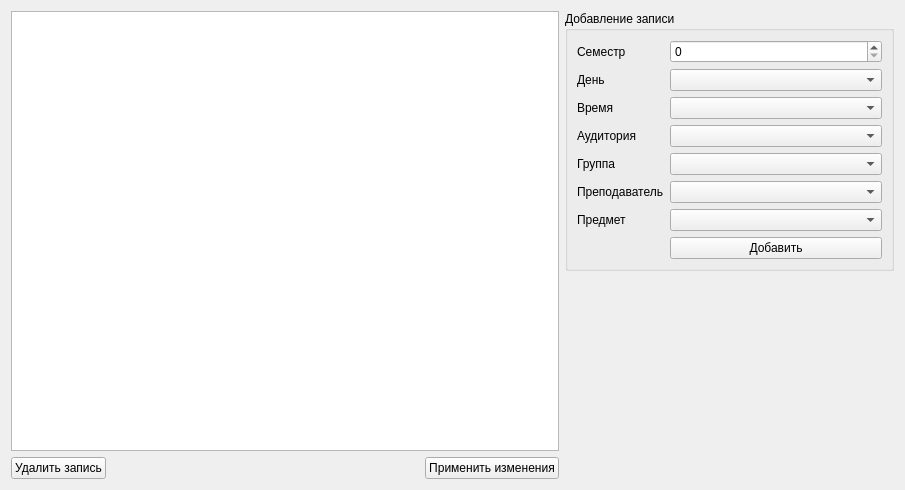
<?xml version="1.0" encoding="UTF-8"?>
<ui version="4.0">
 <class>TimetableEditWidget</class>
 <widget class="QWidget" name="TimetableEditWidget">
  <property name="geometry">
   <rect>
    <x>0</x>
    <y>0</y>
    <width>905</width>
    <height>490</height>
   </rect>
  </property>
  <property name="windowTitle">
   <string>Form</string>
  </property>
  <layout class="QHBoxLayout" name="horizontalLayout_2" stretch="5,3">
   <item>
    <layout class="QVBoxLayout" name="verticalLayout_2">
     <item>
      <widget class="QTableView" name="tableView"/>
     </item>
     <item>
      <layout class="QHBoxLayout" name="horizontalLayout">
       <item>
        <widget class="QPushButton" name="removePushButton">
         <property name="text">
          <string>Удалить запись</string>
         </property>
        </widget>
       </item>
       <item>
        <spacer name="horizontalSpacer">
         <property name="orientation">
          <enum>Qt::Horizontal</enum>
         </property>
         <property name="sizeHint" stdset="0">
          <size>
           <width>40</width>
           <height>20</height>
          </size>
         </property>
        </spacer>
       </item>
       <item>
        <widget class="QPushButton" name="applyPushButton">
         <property name="text">
          <string>Применить изменения</string>
         </property>
        </widget>
       </item>
      </layout>
     </item>
    </layout>
   </item>
   <item>
    <layout class="QVBoxLayout" name="verticalLayout" stretch="1,3">
     <item>
      <widget class="QGroupBox" name="groupBox">
       <property name="title">
        <string>Добавление записи</string>
       </property>
       <layout class="QFormLayout" name="formLayout">
        <item row="0" column="0">
         <widget class="QLabel" name="semesterLabel">
          <property name="text">
           <string>Семестр</string>
          </property>
         </widget>
        </item>
        <item row="1" column="0">
         <widget class="QLabel" name="dayLabel">
          <property name="text">
           <string>День</string>
          </property>
         </widget>
        </item>
        <item row="2" column="0">
         <widget class="QLabel" name="timeLabel">
          <property name="text">
           <string>Время</string>
          </property>
         </widget>
        </item>
        <item row="2" column="1">
         <widget class="QComboBox" name="timeComboBox"/>
        </item>
        <item row="3" column="0">
         <widget class="QLabel" name="audienceLabel">
          <property name="text">
           <string>Аудитория</string>
          </property>
         </widget>
        </item>
        <item row="0" column="1">
         <widget class="QSpinBox" name="semesterSpinBox"/>
        </item>
        <item row="4" column="0">
         <widget class="QLabel" name="groupLabel">
          <property name="text">
           <string>Группа</string>
          </property>
         </widget>
        </item>
        <item row="5" column="0">
         <widget class="QLabel" name="teacherLabel">
          <property name="text">
           <string>Преподаватель</string>
          </property>
         </widget>
        </item>
        <item row="3" column="1">
         <widget class="QComboBox" name="audienceComboBox"/>
        </item>
        <item row="1" column="1">
         <widget class="QComboBox" name="dayComboBox"/>
        </item>
        <item row="4" column="1">
         <widget class="QComboBox" name="groupComboBox"/>
        </item>
        <item row="7" column="1">
         <widget class="QPushButton" name="addPushButton">
          <property name="text">
           <string>Добавить</string>
          </property>
         </widget>
        </item>
        <item row="5" column="1">
         <widget class="QComboBox" name="teacherComboBox"/>
        </item>
        <item row="6" column="1">
         <widget class="QComboBox" name="subjectComboBox"/>
        </item>
        <item row="6" column="0">
         <widget class="QLabel" name="subjectLabel">
          <property name="text">
           <string>Предмет</string>
          </property>
         </widget>
        </item>
       </layout>
      </widget>
     </item>
     <item>
      <spacer name="verticalSpacer">
       <property name="orientation">
        <enum>Qt::Vertical</enum>
       </property>
       <property name="sizeHint" stdset="0">
        <size>
         <width>20</width>
         <height>40</height>
        </size>
       </property>
      </spacer>
     </item>
    </layout>
   </item>
  </layout>
 </widget>
 <resources/>
 <connections/>
</ui>
